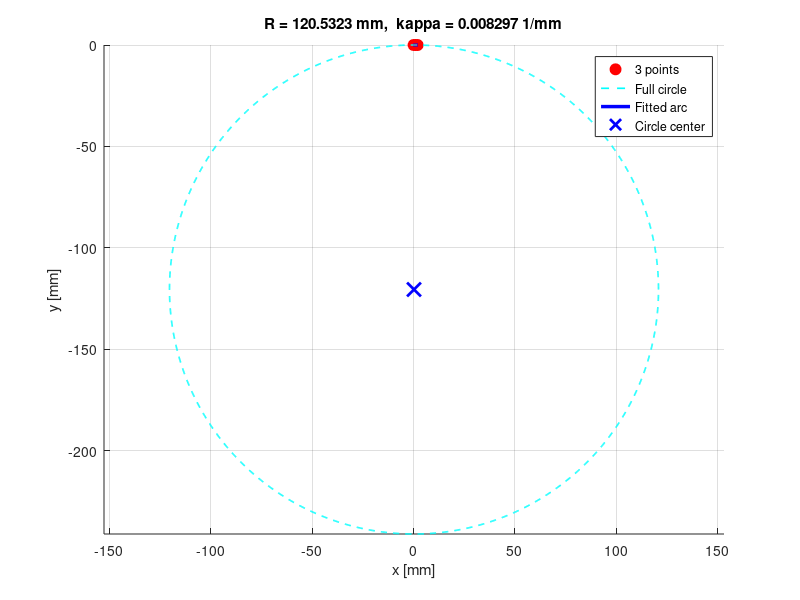

MATLAB code to generate this figure:
clear; clc; close all;

% ===== 入力値（単位:mm）=====
x1 = 0.0;   y1 = 0.0;
x2 = 1;  y2 = -2.3644e-3;
x3 = 2; y3 = -1.3026e-2;


% ===== 3点から曲率半径・曲率を計算 =====
A2 = x1*(y2-y3) + x2*(y3-y1) + x3*(y1-y2);

s1 = sqrt((x2-x3)^2 + (y2-y3)^2);
s2 = sqrt((x1-x3)^2 + (y1-y3)^2);
s3 = sqrt((x1-x2)^2 + (y1-y2)^2);

eps_val = 1e-12;

if abs(A2) < eps_val
    R = Inf;
    kappa = 0;
    xc = NaN;
    yc = NaN;
else
    A = abs(A2)/2;
    R = (s1*s2*s3)/(4*A);
    kappa = 1/R;

    D = 2*(x1*(y2-y3) + x2*(y3-y1) + x3*(y1-y2));
    xc = ((x1^2+y1^2)*(y2-y3) + (x2^2+y2^2)*(y3-y1) + (x3^2+y3^2)*(y1-y2)) / D;
    yc = ((x1^2+y1^2)*(x3-x2) + (x2^2+y2^2)*(x1-x3) + (x3^2+y3^2)*(x2-x1)) / D;
end

fprintf('R = %.6f mm\n', R);
fprintf('kappa = %.6f 1/mm\n', kappa);

figure;
hold on; grid on; axis equal;

% 3点
plot([x1 x2 x3], [y1 y2 y3], 'ro', 'MarkerFaceColor', 'r', 'MarkerSize', 8);

if isfinite(R)
    % ===== 円全体 =====
    th_circle = linspace(0, 2*pi, 2000);
    x_circle = xc + R*cos(th_circle);
    y_circle = yc + R*sin(th_circle);
    plot(x_circle, y_circle, 'c--', 'LineWidth', 1.2);

    % ===== 3点を通る円弧 =====
    t1 = atan2(y1 - yc, x1 - xc);
    t2 = atan2(y2 - yc, x2 - xc);
    t3 = atan2(y3 - yc, x3 - xc);

    if t1 < 0, t1 = t1 + 2*pi; end
    if t2 < 0, t2 = t2 + 2*pi; end
    if t3 < 0, t3 = t3 + 2*pi; end

    t3_ccw = t3;
    if t3_ccw < t1
        t3_ccw = t3_ccw + 2*pi;
    end

    t2_test = t2;
    if t2_test < t1
        t2_test = t2_test + 2*pi;
    end

    if t1 <= t2_test && t2_test <= t3_ccw
        th_arc = linspace(t1, t3_ccw, 1000);
    else
        if t1 < t3
            t1 = t1 + 2*pi;
        end
        th_arc = linspace(t1, t3, 1000);
    end

    x_arc = xc + R*cos(th_arc);
    y_arc = yc + R*sin(th_arc);
    plot(x_arc, y_arc, 'b-', 'LineWidth', 2.5);

    % 円の中心
    plot(xc, yc, 'bx', 'MarkerSize', 10, 'LineWidth', 2);

    title(sprintf('R = %.4f mm,  kappa = %.6f 1/mm', R, kappa));
    legend('3 points', 'Full circle', 'Fitted arc', 'Circle center', 'Location', 'best');
else
    title('3 points are collinear: R = Inf, kappa = 0');
    legend('3 points', 'Location', 'best');
end

xlabel('x [mm]');
ylabel('y [mm]');
